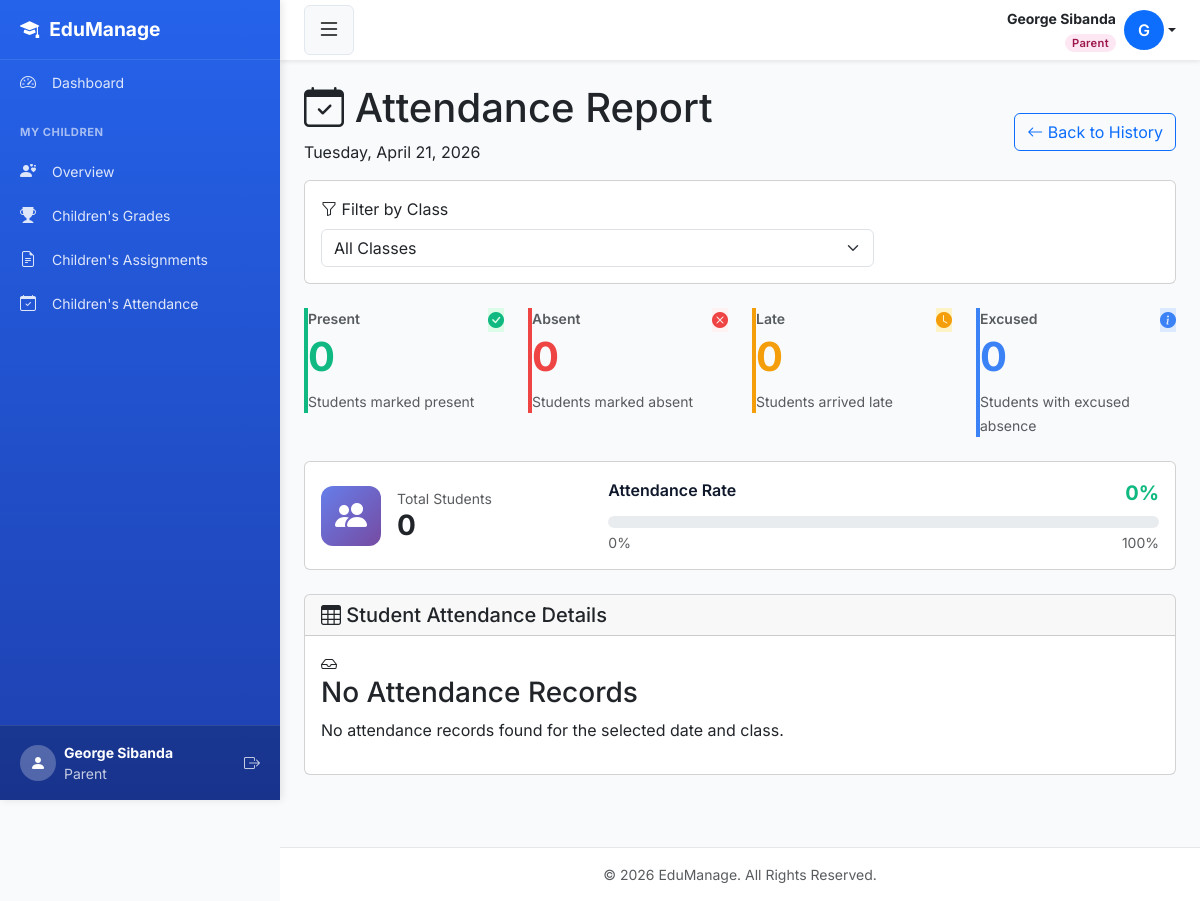
/attendance/date/ (signed in), run on the app's committed database.
### smsapp/models.py (models this page shows, shortened)
class User(AbstractUser):
    ROLE_CHOICES = [
        ('admin',   'Admin'),
        ('teacher', 'Teacher'),
        ('student', 'Student'),
        ('parent',  'Parent'),
    ]
    role  = models.CharField(max_length=10, choices=ROLE_CHOICES, default='student')
    phone = models.CharField(max_length=20, blank=True, null=True)
    email = models.EmailField(unique=True, blank=True, null=True)
    REQUIRED_FIELDS = ['first_name', 'last_name', 'role']
    class Meta:
        db_table = 'users'

### smsapp/views.py (the view)
# urls.py: path('attendance/date/', views.attendance_by_date, name='attendance_by_date'),
@login_required
def attendance_by_date(request):
    selected_date = datetime.strptime(
        request.GET.get('date', timezone.now().date().isoformat()), '%Y-%m-%d'
    ).date()
    selected_class = request.GET.get('class', '')
    attendance_records = Attendance.objects.filter(
        date=selected_date
    ).select_related('student__user', 'class_assigned')
    if selected_class:
        attendance_records = attendance_records.filter(class_assigned_id=selected_class)
    total   = attendance_records.count()
    present = attendance_records.filter(status='present').count()
    context = {
        'selected_date': selected_date,
        'selected_class': selected_class,
        'classes': SchoolClass.objects.all(),
        'attendance_records': attendance_records,
        'summary': {
            'total':      total,
            'present':    present,
            'absent':     attendance_records.filter(status='absent').count(),
            'late':       attendance_records.filter(status='late').count(),
            'excused':    attendance_records.filter(status='excused').count(),
            'percentage': round((present / total * 100), 1) if total else 0,
        },
    }
    return render(request, 'attendance/attendance_by_date.html', context)

### smsapp/templates/attendance/attendance_by_date.html (shortened to what this page needs)
{% extends 'base.html' %}
{% block content %}
<div class="page-header d-flex justify-content-between align-items-center">
    <div>
        <h1><i class="bi bi-calendar-check"></i> Attendance Report</h1>
        <p>{{ selected_date|date:"l, F d, Y" }}</p>
    </div>
    <a href="{% url 'attendance_history' %}" class="btn btn-outline-primary">
        <i class="bi bi-arrow-left"></i> Back to History
    </a>
</div>
<div class="card mb-4">
    <div class="card-body">
        <form method="get" class="row g-3 align-items-end">
            <div class="col-md-8">
                <label for="class" class="form-label">
                    <i class="bi bi-funnel"></i> Filter by Class
                </label>
                <select name="class" id="class" class="form-select" onchange="this.form.submit()">
                    <option value="">All Classes</option>
                </select>
            </div>
        </form>
    </div>
</div>
<div class="row g-4 mb-4">
    <div class="col-md-3">
        <div class="stat-card" style="border-left: 4px solid #10b981;">
            <div class="d-flex justify-content-between align-items-start">
                <div>
                    <p class="text-muted mb-1" style="font-size: 0.875rem; font-weight: 600;">Present</p>
                    <h2 class="mb-0" style="font-size: 2.5rem; font-weight: 700; color: #10b981;">{{ summary.present }}</h2>
                </div>
                <div class="stat-icon" style="background-color: #dcfce7; color: #10b981;">
                    <i class="bi bi-check-circle-fill"></i>
                </div>
            </div>
            <div class="mt-2">
                <small class="text-muted">Students marked present</small>
            </div>
        </div>
    </div>
    <div class="col-md-3">
        <div class="stat-card" style="border-left: 4px solid #ef4444;">
            <div class="d-flex justify-content-between align-items-start">
                <div>
                    <p class="text-muted mb-1" style="font-size: 0.875rem; font-weight: 600;">Absent</p>
                    <h2 class="mb-0" style="font-size: 2.5rem; font-weight: 700; color: #ef4444;">{{ summary.absent }}</h2>
                </div>
                <div class="stat-icon" style="background-color: #fef2f2; color: #ef4444;">
                    <i class="bi bi-x-circle-fill"></i>
                </div>
            </div>
            <div class="mt-2">
                <small class="text-muted">Students marked absent</small>
            </div>
        </div>
    </div>
    <div class="col-md-3">
        <div class="stat-card" style="border-left: 4px solid #f59e0b;">
            <div class="d-flex justify-content-between align-items-start">
                <div>
                    <p class="text-muted mb-1" style="font-size: 0.875rem; font-weight: 600;">Late</p>
                    <h2 class="mb-0" style="font-size: 2.5rem; font-weight: 700; color: #f59e0b;">{{ summary.late }}</h2>
                </div>
                <div class="stat-icon" style="background-color: #fef3c7; color: #f59e0b;">
                    <i class="bi bi-clock-fill"></i>
                </div>
            </div>
            <div class="mt-2">
                <small class="text-muted">Students arrived late</small>
            </div>
        </div>
    </div>
    <div class="col-md-3">
        <div class="stat-card" style="border-left: 4px solid #3b82f6;">
            <div class="d-flex justify-content-between align-items-start">
                <div>
                    <p class="text-muted mb-1" style="font-size: 0.875rem; font-weight: 600;">Excused</p>
                    <h2 class="mb-0" style="font-size: 2.5rem; font-weight: 700; color: #3b82f6;">{{ summary.excused }}</h2>
                </div>
                <div class="stat-icon" style="background-color: #dbeafe; color: #3b82f6;">
                    <i class="bi bi-info-circle-fill"></i>
                </div>
            </div>
            <div class="mt-2">
                <small class="text-muted">Students with excused absence</small>
            </div>
        </div>
    </div>
</div>
<div class="card mb-4">
    <div class="card-body">
        <div class="row align-items-center">
            <div class="col-md-4">
                <div class="d-flex align-items-center gap-3">
                    <div style="width: 60px; height: 60px; background: linear-gradient(135deg, #667eea 0%, #764ba2 100%); border-radius: 0.75rem; display: flex; align-items: center; justify-content: center;">
                        <i class="bi bi-people-fill" style="font-size: 2rem; color: white;"></i>
                    </div>
                    <div>
                        <p class="text-muted mb-0" style="font-size: 0.875rem;">Total Students</p>
                        <h3 class="mb-0" style="font-weight: 700;">{{ summary.total }}</h3>
                    </div>
                </div>
            </div>
            <div class="col-md-8">
                <div class="d-flex align-items-center gap-3">
                    <div class="flex-grow-1">
                        <div class="d-flex justify-content-between mb-2">
                            <span style="font-weight: 600; color: #0f172a;">Attendance Rate</span>
                            <span style="font-weight: 700; font-size: 1.25rem; color: #10b981;">{{ summary.percentage }}%</span>
                        </div>
                        <div class="progress" style="height: 12px; border-radius: 0.5rem;">
                        </div>
                        <div class="d-flex justify-content-between mt-1">
                            <small class="text-muted">0%</small>
                            <small class="text-muted">100%</small>
                        </div>
                    </div>
                </div>
            </div>
        </div>
    </div>
</div>
<div class="card">
    <div class="card-header">
        <h5 class="mb-0"><i class="bi bi-table"></i> Student Attendance Details</h5>
    </div>
    <div class="card-body">
        {% if attendance_records %}
        <div class="table-responsive">
            <table class="table table-hover mb-0">
                <thead>
                    <tr>
                        <th>Student ID</th>
                        <th>Name</th>
                        <th>Class</th>
                        <th>Status</th>
                        <th>Remarks</th>
                    </tr>
                </thead>
                <tbody>
                    {% for record in attendance_records %}
                    <tr>
                        <td>
                            <strong style="color: #64748b;">{{ record.student.student_id_number }}</strong>
                        </td>
                        <td>
                            <div class="d-flex align-items-center gap-2">
                                <div style="width: 36px; height: 36px; background: linear-gradient(135deg, #667eea 0%, #764ba2 100%); border-radius: 50%; display: flex; align-items: center; justify-content: center; color: white; font-weight: 600; font-size: 0.875rem;">
                                    {{ record.student.user.get_full_name|slice:":2"|upper }}
                                </div>
                                <span style="font-weight: 600;">{{ record.student.user.get_full_name }}</span>
                            </div>
                        </td>
                        <td>
                            <span class="badge bg-primary" style="font-size: 0.875rem; padding: 0.375rem 0.75rem;">
                                {{ record.class_assigned.name }}
                            </span>
                        </td>
                        <td>
                            {% if record.status == 'present' %}
                            <span class="badge bg-success" style="font-size: 0.875rem; padding: 0.375rem 0.75rem;">
                                <i class="bi bi-check-circle"></i> Present
                            </span>
                            {% elif record.status == 'absent' %}
                            <span class="badge bg-danger" style="font-size: 0.875rem; padding: 0.375rem 0.75rem;">
                                <i class="bi bi-x-circle"></i> Absent
                            </span>
                            {% elif record.status == 'late' %}
                            <span class="badge bg-warning" style="font-size: 0.875rem; padding: 0.375rem 0.75rem;">
                                <i class="bi bi-clock"></i> Late
                            </span>
                            {% else %}
                            <span class="badge bg-info" style="font-size: 0.875rem; padding: 0.375rem 0.75rem;">
                                <i class="bi bi-info-circle"></i> Excused
                            </span>
                            {% endif %}
                        </td>
                        <td>
                            <span class="text-muted">{{ record.remarks|default:"-" }}</span>
                        </td>
                    </tr>
                    {% endfor %}
                </tbody>
            </table>
        </div>
        {% else %}
        <div class="empty-state">
            <i class="bi bi-inbox"></i>
            <h3>No Attendance Records</h3>
            <p>No attendance records found for the selected date and class.</p>
        </div>
        {% endif %}
    </div>
</div>
{% endblock %}

### smsapp/templates/base.html (shortened to what this page needs)
<!DOCTYPE html>
<html lang="en">
<head>
    <link href="https://cdn.jsdelivr.net/npm/bootstrap@5.3.0/dist/css/bootstrap.min.css" rel="stylesheet">
    <link rel="stylesheet" href="https://cdn.jsdelivr.net/npm/bootstrap-icons@1.11.0/font/bootstrap-icons.css">
    <link rel="stylesheet" href="https://cdnjs.cloudflare.com/ajax/libs/font-awesome/6.4.0/css/all.min.css">
</head>
<body>
<div class="d-flex" id="wrapper">
    <div id="sidebar-wrapper">
        <div class="sidebar-heading">
            <i class="bi bi-mortarboard-fill"></i> EduManage
        </div>
        <div class="sidebar-nav">
            {% if user.role == 'admin' %}
                <a href="{% url 'admin_dashboard' %}" class="list-group-item list-group-item-action">
                    <i class="bi bi-speedometer2"></i> Dashboard
                </a>
            {% elif user.role == 'teacher' %}
                <a href="{% url 'teacher_dashboard' %}" class="list-group-item list-group-item-action">
                    <i class="bi bi-speedometer2"></i> Dashboard
                </a>
            {% elif user.role == 'student' %}
                <a href="{% url 'student_dashboard' %}" class="list-group-item list-group-item-action">
                    <i class="bi bi-speedometer2"></i> Dashboard
                </a>
            {% elif user.role == 'parent' %}
                <a href="{% url 'parent_dashboard' %}" class="list-group-item list-group-item-action">
                    <i class="bi bi-speedometer2"></i> Dashboard
                </a>
            {% endif %}
            {% if user.role == 'parent' %}
                <div class="sidebar-heading-text">My Children</div>
                <a href="{% url 'parent_dashboard' %}" class="list-group-item list-group-item-action">
                    <i class="bi bi-person-hearts"></i> Overview
                </a>
                <a href="{% url 'parent_grades' %}" class="list-group-item list-group-item-action">
                    <i class="bi bi-trophy-fill"></i> Children's Grades
                </a>
                <a href="{% url 'assignment_list' %}" class="list-group-item list-group-item-action">
                    <i class="bi bi-file-earmark-text"></i> Children's Assignments
                </a>
                <a href="{% url 'attendance_history' %}" class="list-group-item list-group-item-action">
                    <i class="bi bi-calendar-check"></i> Children's Attendance
                </a>
            {% endif %}
        </div>
        <div class="sidebar-footer">
            <div class="d-flex align-items-center">
                <div class="rounded-circle bg-white bg-opacity-25 d-flex align-items-center justify-content-center me-2"
                     style="width: 36px; height: 36px;">
                    <i class="bi bi-person-fill"></i>
                </div>
                <div class="flex-grow-1">
                    <div class="small fw-bold">{{ user.get_full_name|default:user.username }}</div>
                    <div class="small opacity-75">{{ user.get_role_display }}</div>
                </div>
                <a href="{% url 'logout' %}" class="text-white text-decoration-none opacity-75 hover-opacity-100">
                    <i class="bi bi-box-arrow-right"></i>
                </a>
            </div>
        </div>
    </div>
    <div id="page-content-wrapper">
        <nav class="top-navbar">
            <button class="btn btn-light" id="sidebarToggle" aria-label="Toggle sidebar">
                <i class="bi bi-list fs-4"></i>
            </button>
            <div class="dropdown">
                <a href="#"
                   class="d-flex align-items-center text-decoration-none dropdown-toggle text-dark"
                   id="userDropdown"
                   data-bs-toggle="dropdown"
                   aria-expanded="false">
                    <div class="me-2 text-end d-none d-lg-block">
                        <div class="fw-bold small">
                            {{ user.get_full_name|default:user.username }}
                        </div>
                        <span class="role-badge {{ user.role }}">
                            {{ user.get_role_display }}
                        </span>
                    </div>
                    <div class="rounded-circle bg-primary text-white d-flex align-items-center justify-content-center"
                         style="width:40px;height:40px;font-weight:600;flex-shrink:0;">
                        {{ user.first_name|first|default:user.username|first|upper }}
                    </div>
                </a>
            </div>
        </nav>
        <div class="container-fluid p-4">
            {% block content %}{% endblock %}
        </div>
        <footer class="bg-white text-center py-3 mt-5 border-top">
            <div class="container text-muted small">
                &copy; {% now "Y" %} EduManage. All Rights Reserved.
            </div>
        </footer>
    </div>
</div>
</body>
</html>

### data on the page
User: get_full_name "George Sibanda", role "Parent", first_name|first "G"

### other printed values
{{ selected_date|date:"l, F d, Y" }} "Tuesday, April 21, 2026"
{{ summary.present }} "0"
{{ summary.absent }} "0"
{{ summary.late }} "0"
{{ summary.excused }} "0"
{{ summary.total }} "0"
{{ summary.percentage }} "0"
